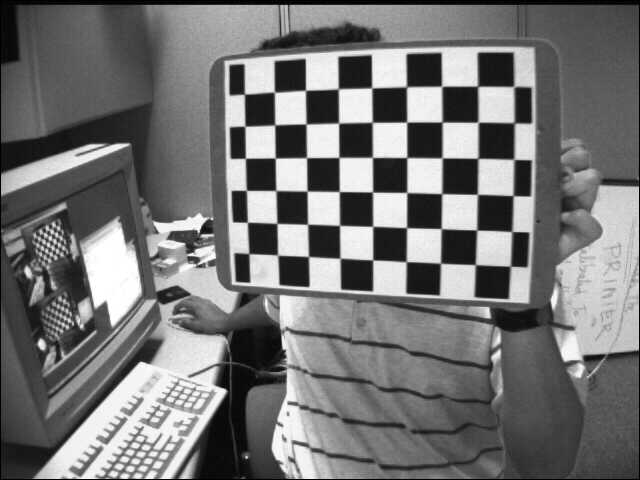
//> input picture classes/exercises05/camera_calibration_original/images/left01.jpg, 640 x 480 px, given in place of the camera
$ ./main   (built with g++ and OpenCV 4)
//> lines starting //> are read from the running program, lines starting //| are printed output that depends on the picture; after the words box and inside, x2 and y2 are one past the last pixel; in counts of white or black regions, pixels touching at a corner belong together

#include <opencv2/core/core.hpp>
#include <opencv2/highgui/highgui.hpp>
#include <cv.h>
#include <opencv2/opencv.hpp>

using namespace std;
using namespace cv;

// http://docs.opencv.org/2.4/doc/tutorials/imgproc/histograms/histogram_calculation/histogram_calculation.html

int main(int argc, char **argv) {
    VideoCapture cap(0); // open the default camera
    if(!cap.isOpened())  // check if we succeeded
        return -1;

    Mat src, dst;
    Mat b_hist, g_hist, r_hist, gray_hist;
    /// Separate the image in 3 places ( B, G and R )
    vector<Mat> bgr_planes;

    /// Establish the number of bins
    int histSize = 256;

    /// Set the ranges ( for B,G,R) )
    float range[] = { 0, 256 } ;
    const float* histRange = { range };

    bool uniform = true; bool accumulate = false;

    // Draw the histograms for B, G and R
    int hist_w = 640; int hist_h = 480;
    int bin_w = cvRound( (double) hist_w/histSize );

    while (true) {
        cap >> src;
//> src is the input picture: 480 rows x 640 cols, CV_8UC3; min 0, max 255, mean 116.6

        Mat histImage( hist_h, hist_w, CV_8UC3, Scalar( 0,0,0) );
        Mat histImage2( hist_h, hist_w, CV_8UC3, Scalar( 0,0,0) );
        Mat histImage3( hist_h, hist_w, CV_8UC3, Scalar( 0,0,0) );
        Mat histImage4( hist_h, hist_w, CV_8UC3, Scalar( 0,0,0) );

        split( src, bgr_planes );
        cvtColor(src, dst, CV_BGR2GRAY);

        calcHist( &bgr_planes[0], 1, 0, Mat(), b_hist, 1, &histSize, &histRange, uniform, accumulate );
//> b_hist = 256 values, max 7437 at index 26, min 186 at index 253, mean 1200
        calcHist( &bgr_planes[1], 1, 0, Mat(), g_hist, 1, &histSize, &histRange, uniform, accumulate );
//> g_hist has the same summary as b_hist
        calcHist( &bgr_planes[2], 1, 0, Mat(), r_hist, 1, &histSize, &histRange, uniform, accumulate );
//> r_hist has the same summary as b_hist
        calcHist( &dst, 1, 0, Mat(), gray_hist, 1, &histSize, &histRange, uniform, accumulate );
//> gray_hist has the same summary as b_hist

        normalize(b_hist, b_hist, 0, histImage.rows, NORM_MINMAX, -1, Mat() );
//> b_hist = 256 values, max 480 at index 26, min 0 at index 253, mean 67.12
        normalize(g_hist, g_hist, 0, histImage.rows, NORM_MINMAX, -1, Mat() );
//> g_hist has the same summary as b_hist
        normalize(r_hist, r_hist, 0, histImage.rows, NORM_MINMAX, -1, Mat() );
//> r_hist has the same summary as b_hist
        normalize(gray_hist, gray_hist, 0, histImage.rows, NORM_MINMAX, -1, Mat() );
//> gray_hist has the same summary as b_hist

        /// Draw for each channel
        for( int i = 1; i < histSize; i++ )
        {
            line( histImage, Point( bin_w*(i-1), hist_h - cvRound(gray_hist.at<float>(i-1)) ) ,
                  Point( bin_w*(i), hist_h - cvRound(gray_hist.at<float>(i)) ),
                  Scalar( 255, 255, 255), 2, 8, 0  );
            line( histImage2, Point( bin_w*(i-1), hist_h - cvRound(b_hist.at<float>(i-1)) ) ,
                  Point( bin_w*(i), hist_h - cvRound(b_hist.at<float>(i)) ),
                  Scalar( 255, 0, 0), 2, 8, 0  );
            line( histImage3, Point( bin_w*(i-1), hist_h - cvRound(g_hist.at<float>(i-1)) ) ,
                  Point( bin_w*(i), hist_h - cvRound(g_hist.at<float>(i)) ),
                  Scalar( 0, 255, 0), 2, 8, 0  );
            line( histImage4, Point( bin_w*(i-1), hist_h - cvRound(r_hist.at<float>(i-1)) ) ,
                  Point( bin_w*(i), hist_h - cvRound(r_hist.at<float>(i)) ),
                  Scalar( 0, 0, 255), 2, 8, 0  );
        }
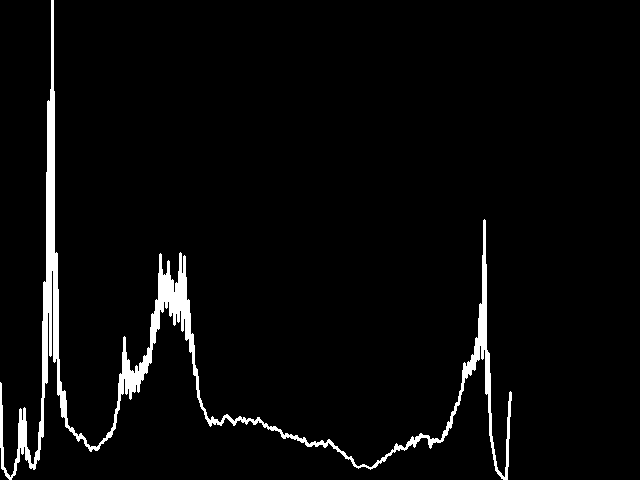
//> histImage: 480 rows x 640 cols, CV_8UC3; 3.7% white; 1 white region, box (x1, y1, x2, y2) and area: (0, 0, 512, 480) 11295
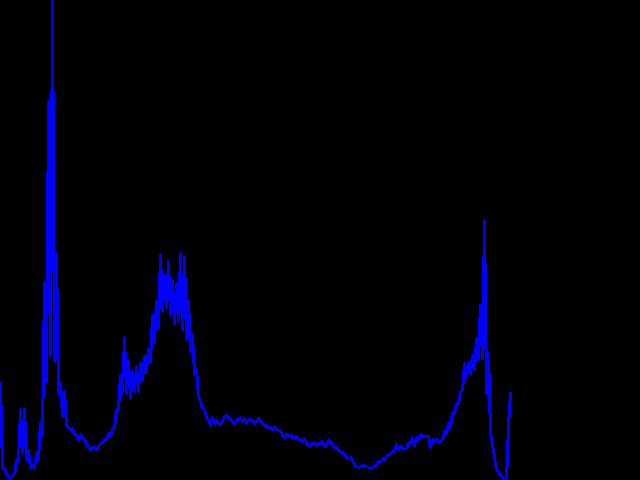
//> histImage2: 480 rows x 640 cols, CV_8UC3; mean B, G, R 9.4, 0, 0
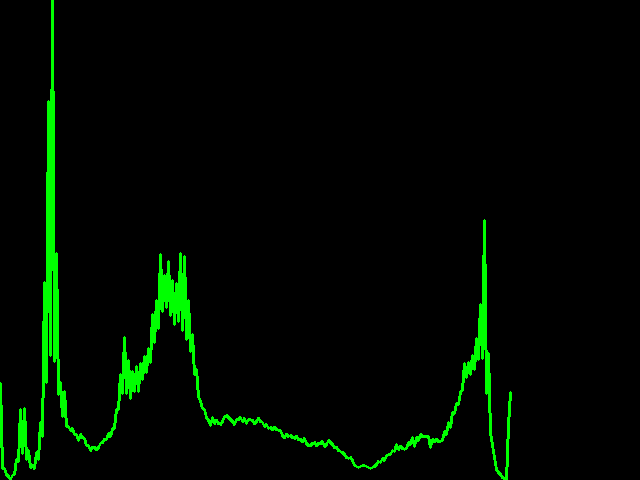
//> histImage3: 480 rows x 640 cols, CV_8UC3; mean B, G, R 0, 9.4, 0
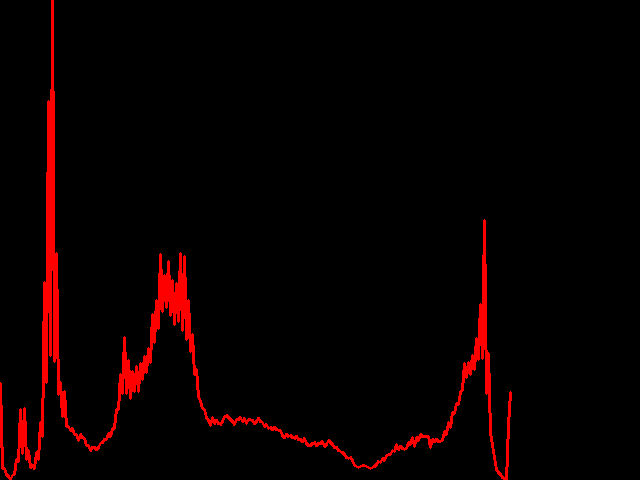
//> histImage4: 480 rows x 640 cols, CV_8UC3; mean B, G, R 0, 0, 9.4

        /// Display
        hconcat(histImage, histImage2, histImage);
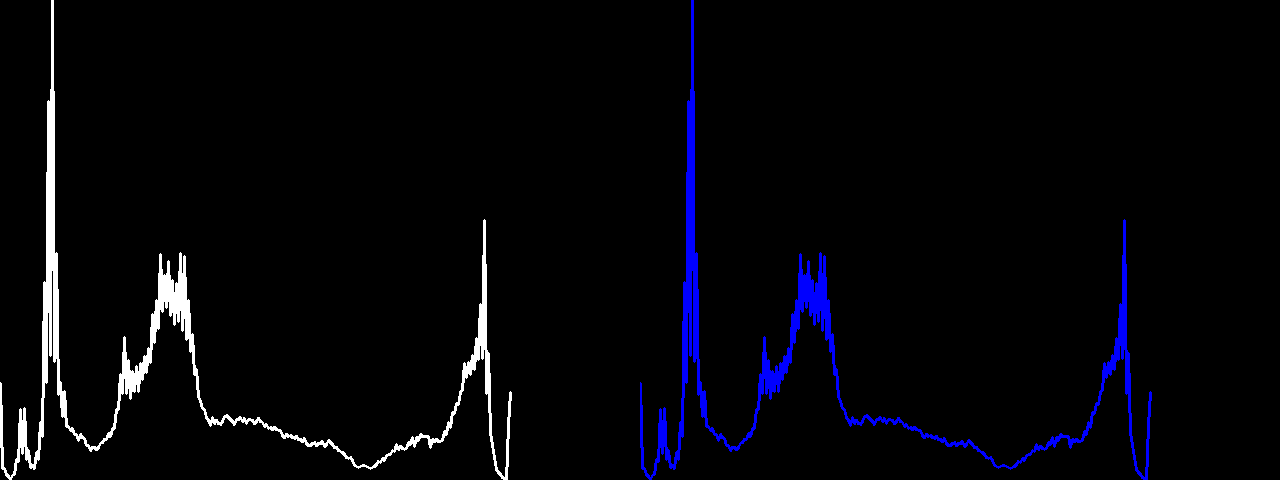
//> histImage: 480 rows x 1280 cols, CV_8UC3; mean B, G, R 9.4, 4.7, 4.7
        hconcat(histImage3, histImage4, histImage3);
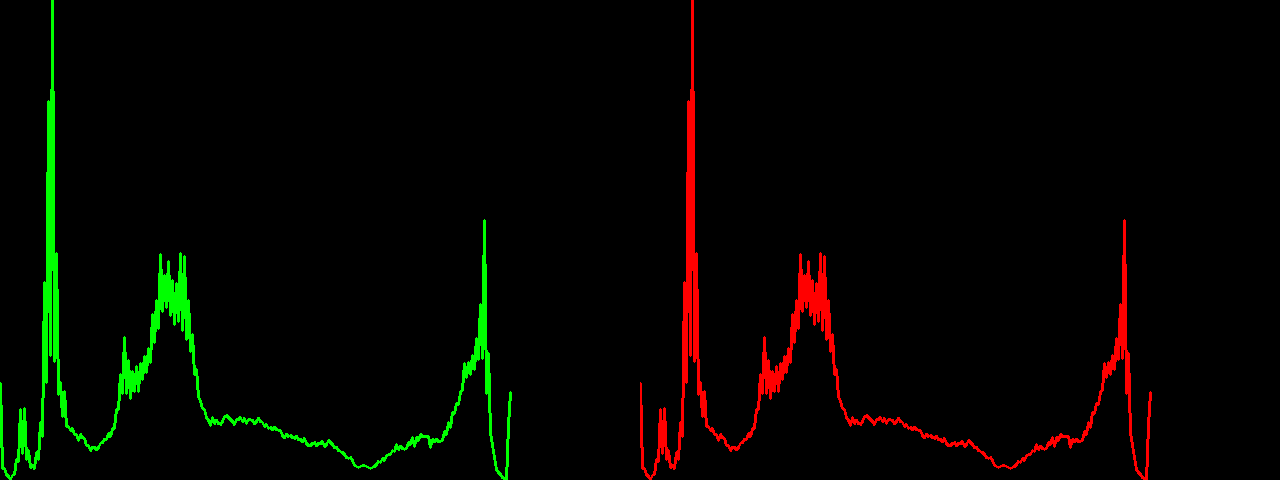
//> histImage3: 480 rows x 1280 cols, CV_8UC3; mean B, G, R 0, 4.7, 4.7
        vconcat(histImage, histImage3, histImage);
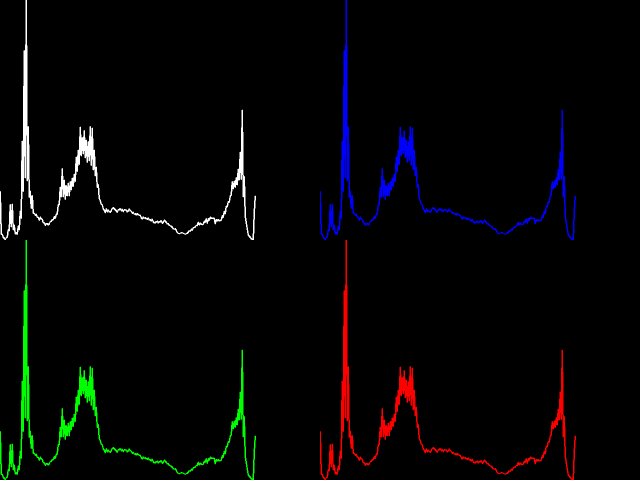
//> histImage: 960 rows x 1280 cols, CV_8UC3 (shown at 1/2 size); mean B, G, R 4.7, 4.7, 4.7

        imshow("Histograms", histImage );
        imshow("Camera", src);


        if((char)waitKey(30)=='q')
//> the 'q' key is pressed
            return 0;
//> (the program exits here)

$ run again, on classes/exercises05/camera_calibration_original/images/left02.jpg
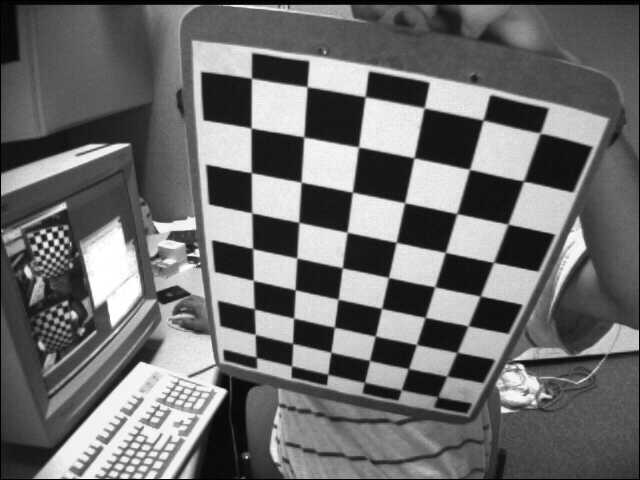
//> input picture classes/exercises05/camera_calibration_original/images/left02.jpg, 640 x 480 px, given in place of the camera
//> src is the input picture: 480 rows x 640 cols, CV_8UC3; min 0, max 255, mean 109
//> `calcHist( &bgr_planes[0], 1, 0, Mat(), b_hist, 1, &histSize, &histRang..`: b_hist = 256 values, max 9331 at index 24, min 202 at index 251, mean 1200
//> `calcHist( &bgr_planes[1], 1, 0, Mat(), g_hist, 1, &histSize, &histRang..`: g_hist has the same summary as b_hist
//> `calcHist( &bgr_planes[2], 1, 0, Mat(), r_hist, 1, &histSize, &histRang..`: r_hist has the same summary as b_hist
//> `calcHist( &dst, 1, 0, Mat(), gray_hist, 1, &histSize, &histRange, unif..`: gray_hist has the same summary as b_hist
//> `normalize(b_hist, b_hist, 0, histImage.rows, NORM_MINMAX, -1, Mat() );`: b_hist = 256 values, max 480 at index 24, min 0 at index 251, mean 52.47
//> `normalize(g_hist, g_hist, 0, histImage.rows, NORM_MINMAX, -1, Mat() );`: g_hist has the same summary as b_hist
//> `normalize(r_hist, r_hist, 0, histImage.rows, NORM_MINMAX, -1, Mat() );`: r_hist has the same summary as b_hist
//> `normalize(gray_hist, gray_hist, 0, histImage.rows, NORM_MINMAX, -1, Ma..`: gray_hist has the same summary as b_hist
//> after the loop `for( int i = 1; i < histSize; i++ )`:
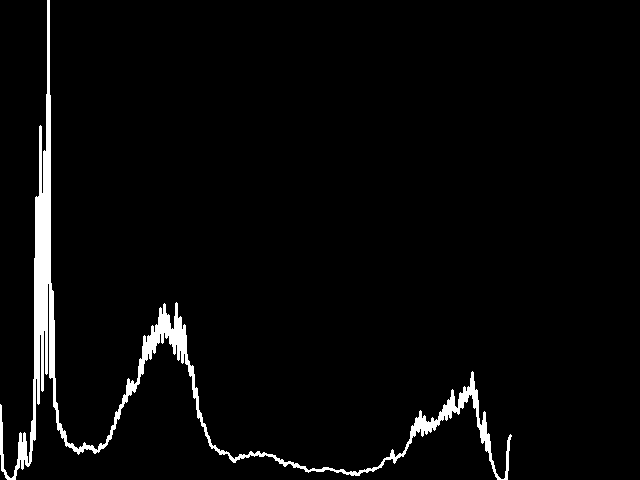
//> histImage: 480 rows x 640 cols, CV_8UC3; 3.4% white; 1 white region, box (x1, y1, x2, y2) and area: (0, 0, 512, 480) 10294
//> `vconcat(histImage, histImage3, histImage);`:
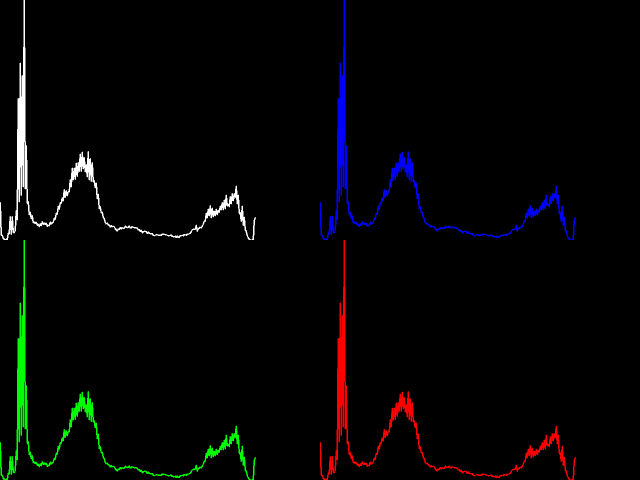
//> histImage: 960 rows x 1280 cols, CV_8UC3 (shown at 1/2 size); mean B, G, R 4.3, 4.3, 4.3

$ run again, on classes/exercises05/camera_calibration_original/images/left03.jpg
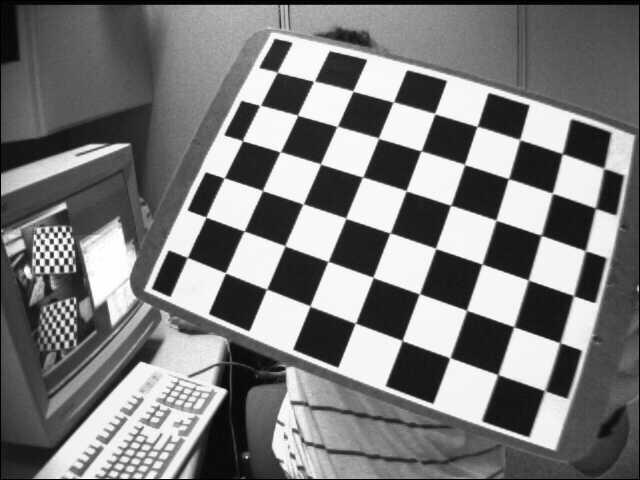
//> input picture classes/exercises05/camera_calibration_original/images/left03.jpg, 640 x 480 px, given in place of the camera
//> src is the input picture: 480 rows x 640 cols, CV_8UC3; min 0, max 255, mean 122.9
//> `calcHist( &bgr_planes[0], 1, 0, Mat(), b_hist, 1, &histSize, &histRang..`: b_hist = 256 values, max 15339 at index 246, min 215 at index 6, mean 1200
//> `calcHist( &bgr_planes[1], 1, 0, Mat(), g_hist, 1, &histSize, &histRang..`: g_hist has the same summary as b_hist
//> `calcHist( &bgr_planes[2], 1, 0, Mat(), r_hist, 1, &histSize, &histRang..`: r_hist has the same summary as b_hist
//> `calcHist( &dst, 1, 0, Mat(), gray_hist, 1, &histSize, &histRange, unif..`: gray_hist has the same summary as b_hist
//> `normalize(b_hist, b_hist, 0, histImage.rows, NORM_MINMAX, -1, Mat() );`: b_hist = 256 values, max 480 at index 246, min 0 at index 6, mean 31.26
//> `normalize(g_hist, g_hist, 0, histImage.rows, NORM_MINMAX, -1, Mat() );`: g_hist has the same summary as b_hist
//> `normalize(r_hist, r_hist, 0, histImage.rows, NORM_MINMAX, -1, Mat() );`: r_hist has the same summary as b_hist
//> `normalize(gray_hist, gray_hist, 0, histImage.rows, NORM_MINMAX, -1, Ma..`: gray_hist has the same summary as b_hist
//> after the loop `for( int i = 1; i < histSize; i++ )`:
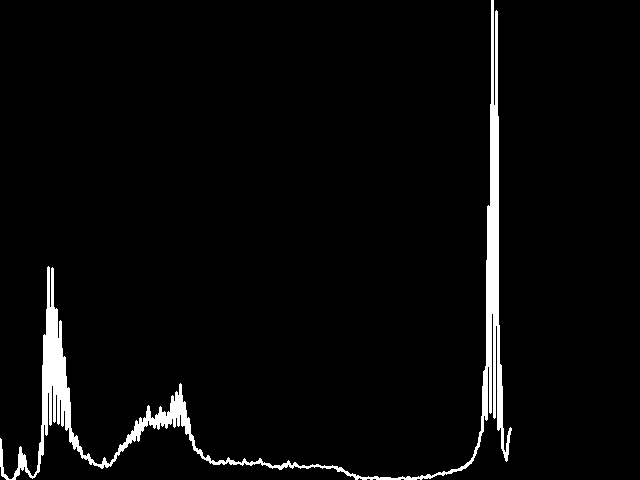
//> histImage: 480 rows x 640 cols, CV_8UC3; 3.5% white; 1 white region, box (x1, y1, x2, y2) and area: (0, 0, 512, 480) 10665
//> `vconcat(histImage, histImage3, histImage);`:
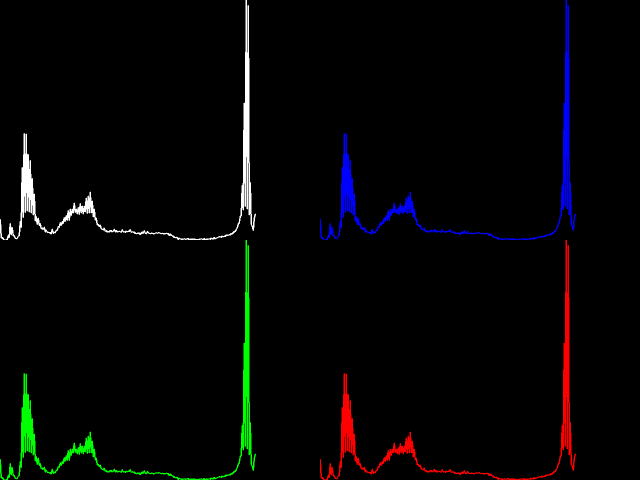
//> histImage: 960 rows x 1280 cols, CV_8UC3 (shown at 1/2 size); mean B, G, R 4.4, 4.4, 4.4

$ run again, on classes/exercises05/camera_calibration_original/images/left04.jpg
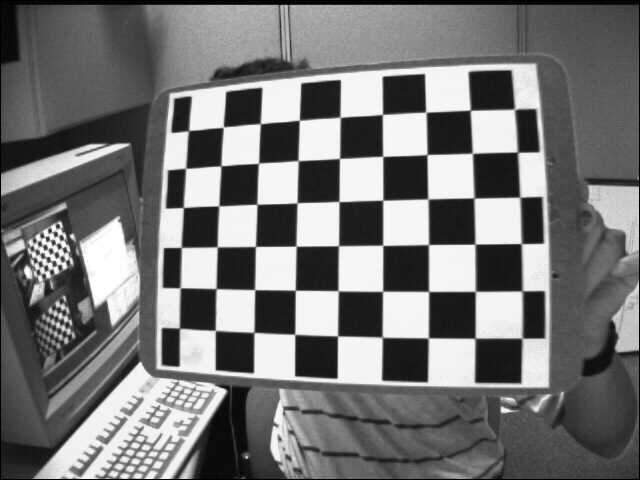
//> input picture classes/exercises05/camera_calibration_original/images/left04.jpg, 640 x 480 px, given in place of the camera
//> src is the input picture: 480 rows x 640 cols, CV_8UC3; min 0, max 255, mean 117.8
//> `calcHist( &bgr_planes[0], 1, 0, Mat(), b_hist, 1, &histSize, &histRang..`: b_hist = 256 values, max 17653 at index 246, min 140 at index 5, mean 1200
//> `calcHist( &bgr_planes[1], 1, 0, Mat(), g_hist, 1, &histSize, &histRang..`: g_hist has the same summary as b_hist
//> `calcHist( &bgr_planes[2], 1, 0, Mat(), r_hist, 1, &histSize, &histRang..`: r_hist has the same summary as b_hist
//> `calcHist( &dst, 1, 0, Mat(), gray_hist, 1, &histSize, &histRange, unif..`: gray_hist has the same summary as b_hist
//> `normalize(b_hist, b_hist, 0, histImage.rows, NORM_MINMAX, -1, Mat() );`: b_hist = 256 values, max 480 at index 246, min 0 at index 5, mean 29.05
//> `normalize(g_hist, g_hist, 0, histImage.rows, NORM_MINMAX, -1, Mat() );`: g_hist has the same summary as b_hist
//> `normalize(r_hist, r_hist, 0, histImage.rows, NORM_MINMAX, -1, Mat() );`: r_hist has the same summary as b_hist
//> `normalize(gray_hist, gray_hist, 0, histImage.rows, NORM_MINMAX, -1, Ma..`: gray_hist has the same summary as b_hist
//> `vconcat(histImage, histImage3, histImage);`:
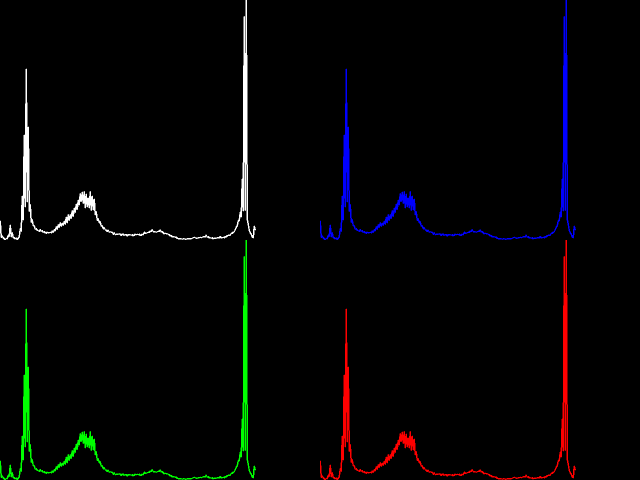
//> histImage: 960 rows x 1280 cols, CV_8UC3 (shown at 1/2 size); mean B, G, R 4, 4, 4
